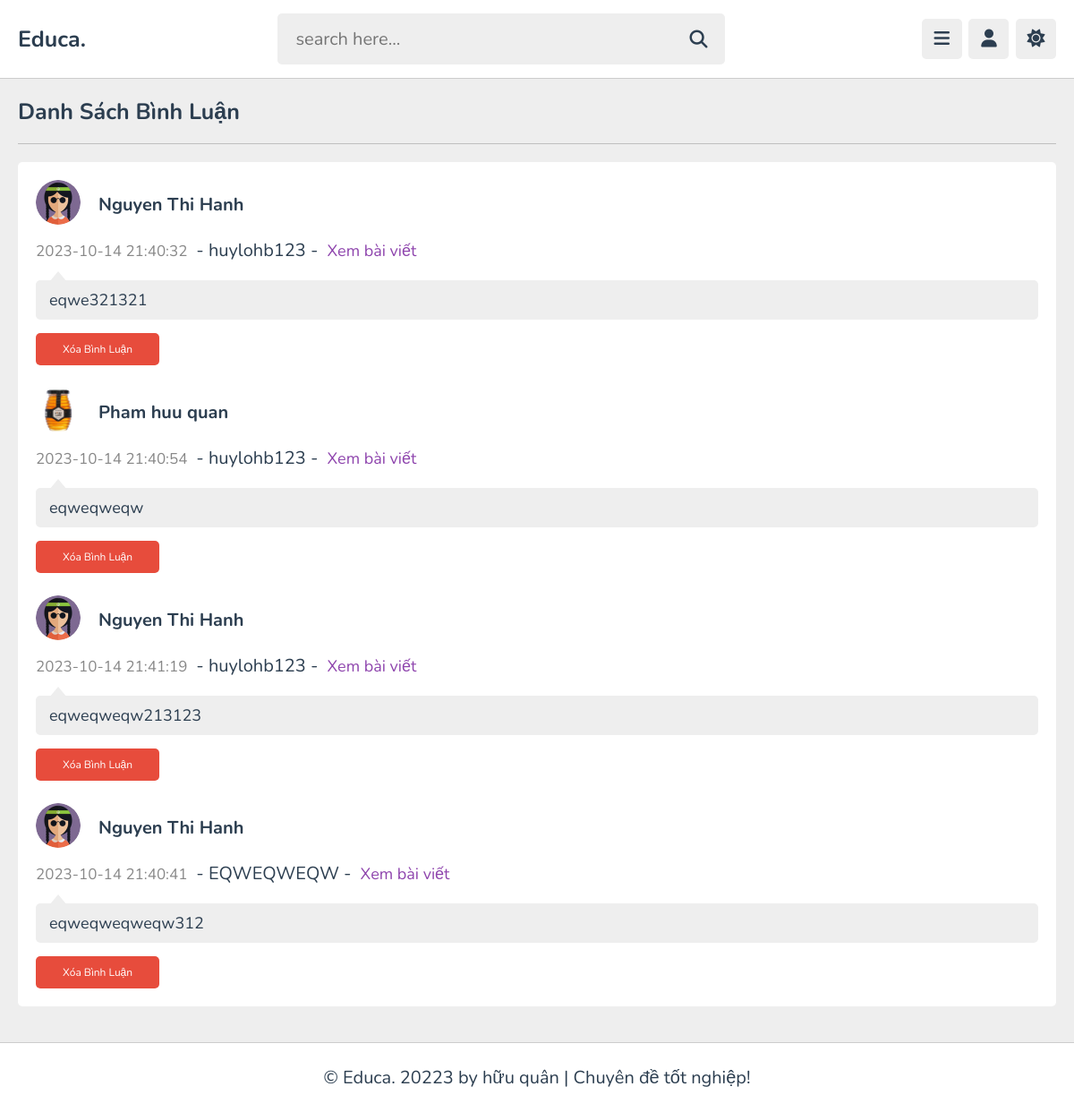
The page /cms/cms_dashboard.php?title=cms_comment (signed in) on the database its author committed.
### tables this page shows
CREATE TABLE `tb_binh_luan` (
  `id_binhluan` int(100) NOT NULL,
  `id_baiviet` int(100) DEFAULT NULL,
  `id_hoclieu` int(11) DEFAULT NULL,
  `id_taikhoan` int(100) NOT NULL,
  `noidung_binhluan` text NOT NULL,
  `ngay_binhluan` datetime NOT NULL
);

CREATE TABLE `tb_tai_khoan` (
  `id_taikhoan` int(11) NOT NULL,
  `tai_khoan` varchar(255) NOT NULL,
  `ten_hien_thi` varchar(255) NOT NULL,
  `mat_khau` varchar(50) NOT NULL,
  `doi_tuong` int(1) NOT NULL DEFAULT 0,
  `ngay_sinh` date DEFAULT NULL,
  `gioi_tinh` int(4) NOT NULL DEFAULT -1,
  `sdt` varchar(12) NOT NULL,
  `hinh_anh` text DEFAULT NULL
);

CREATE TABLE `tb_bai_viet` (
  `id_baiviet` int(11) NOT NULL,
  `id_taikhoan` int(11) DEFAULT NULL,
  `noidung_baivet` text DEFAULT NULL,
  `ten_baiviet` text DEFAULT NULL,
  `mota_baiviet` text DEFAULT NULL,
  `ngaydang_baiviet` datetime DEFAULT NULL,
  `anh_baiviet` text DEFAULT NULL
);

### cms/cmspages/cmsmain/cms_comment.php (the view, shortened to what this page needs)
<section class="comments">
   <h1 class="heading">Danh sách bình luận</h1>
   <div class="show-comments">
   <?php
        $sql = "SELECT tb_binh_luan.*, tb_tai_khoan.hinh_anh, tb_tai_khoan.ten_hien_thi, tb_bai_viet.*
        FROM tb_binh_luan
        JOIN tb_tai_khoan ON tb_binh_luan.id_taikhoan = tb_tai_khoan.id_taikhoan
        JOIN tb_bai_viet ON tb_binh_luan.id_baiviet = tb_bai_viet.id_baiviet";
        $query = mysqli_query($conn, $sql);
        if(mysqli_num_rows($query) > 0){
            while ($row = mysqli_fetch_array($query)) {
    ?>
      <div class="box">
        <div class="tutor">
            <img src="../../../../images/images_user/<?php echo $row['hinh_anh']; ?>" alt="">
                <div class="info">
                        <h3 class="title"><?php echo $row['ten_hien_thi']; ?></h3>
                </div>
        </div>
         <div class="content">
            <span><?php echo $row['ngay_binhluan']; ?></span><p> - <?php echo $row['ten_baiviet']; ?> - </p><a href="cms_dashboard.php?title=cms_post_detail&id_baiviet=<?php echo $row['id_baiviet']?>">Xem bài viết</a>
        </div>
         <p class="text"><?php echo $row['noidung_binhluan']; ?></p>
         <form action="" method="post">
            <button type="submit" name="delete_comment" class="inline-delete-btn" onclick="return confirm('delete this comment?');">Xóa bình luận</button>
         </form>
      </div>
      <?php
            }
        }
      ?>
    </div>
</section>

### cms/cms_dashboard.php (shortened to what this page needs)
<!DOCTYPE html>
<html lang="en">
<head>
   <link rel="stylesheet" href="https://cdnjs.cloudflare.com/ajax/libs/font-awesome/6.2.0/css/all.min.css">
   <link rel="stylesheet" href="./cms_css/style.css">
   <link rel="stylesheet" href="./cms_css/admin_style.css">
</head>
<body>
<?php include 'cmspages/cms_header.php'; ?>
<?php include 'cmspages/cms_main.php'; ?>
<?php include 'cmspages/cms_footer.php'; ?>
</body>
</html>

### cms/cmspages/cms_header.php (shortened to what this page needs)
<header class="header">
   <section class="flex">
      <a href="dashboard.php" class="logo">Educa.</a>
      <form action="search_page.php" method="post" class="search-form">
         <input type="text" name="search" placeholder="search here..." required maxlength="100">
         <button type="submit" class="fas fa-search" name="search_btn"></button>
      </form>
      <div class="icons">
         <div id="menu-btn" class="fas fa-bars"></div>
         <div id="user-btn" class="fas fa-user"></div>
         <div id="toggle-btn" class="fas fa-sun"></div>
      </div>
   </section>
</header>

### cms/cmspages/cms_main.php
<div id="main">
    <div class="maincontent">
        <?php
            if(isset($_GET['title'])){
                $tam = $_GET['title'];
                if($tam == "cms_courses"){
                    include("cmsmain/cms_courses.php");
                }if($tam == "detail_courses"){
                    include("cmsmain/detail_courses.php");
                }if($tam == "edit_courses"){
                    include("cmsmain/edit_courses.php");
                }if($tam == "cms_post"){
                    include("cmsmain/cms_post.php");
                }if($tam == "cms_post_detail"){
                    include("cmsmain/cms_post_detail.php");
                }if($tam == "cms_add_post"){
                    include("cmsmain/cms_add_post.php");
                }if($tam == "cms_comment"){
                    include("cmsmain/cms_comment.php");
                }if($tam == "cms_like"){
                    include("cmsmain/cms_like.php");
                }if($tam == "add_playlist"){
                    include("cmsmain/add_playlist.php");
                }if($tam == "add_courses"){
                    include("cmsmain/add_courses.php");
                }if($tam == "edit_playlist"){
                    include("cmsmain/edit_playlist.php");
                }if($tam == "detail_lesson"){
                    include("cmsmain/detail_lesson.php");
                }if($tam == "edit_post"){
                    include("cmsmain/edit_post.php");
                }
            }else{
                $tam = '';
                include("cmsmain/cms_home_gird.php");
            }
        ?>
    </div>
 </div>

### cms/cmspages/cms_footer.php
<footer class="footer">
   &copy; Educa. 20223 by hữu quân <span></span> | Chuyên đề tốt nghiệp!
</footer>

### cms/cms_css/style.css (style rules this page uses)
:root { --main-color:#8e44ad; --red:#e74c3c; --orange:#f39c12; --light-color:#888; --light-bg:#eee; --black:#2c3e50; --white:#fff; --border:.1rem solid rgba(0,0,0,.2); }
* { font-family: 'Nunito', sans-serif; margin:0; padding:0; box-sizing: border-box; outline: none; border:none; text-decoration: none; }
html { font-size: 62.5%; overflow-x: hidden; }
body { background-color: var(--light-bg); padding-left: 30rem; }
section { padding:2rem; margin: 0 auto; max-width: 1200px; }
.heading { font-size: 2.5rem; color:var(--black); margin-bottom: 2.5rem; border-bottom: var(--border); padding-bottom: 1.5rem; text-transform: capitalize; }
.inline-btn, .inline-option-btn, .inline-delete-btn, .btn, .delete-btn, .option-btn { border-radius: .5rem; color:#fff; font-size: 1.8rem; cursor: pointer; text-transform: capitalize; padding:1rem 3rem; text-align: center; margin-top: 1rem; }
.inline-btn, .inline-option-btn, .inline-delete-btn { display: inline-block; }
.delete-btn, .inline-delete-btn { background-color: var(--red); }
.header { position: sticky; top:0; left:0; right: 0; background-color: var(--white); z-index: 1000; border-bottom: var(--border); }
.header .flex { display: flex; align-items: center; justify-content: space-between; position: relative; padding: 1.5rem 2rem; }
.header .flex .logo { font-size: 2.5rem; color: var(--black); }
.header .flex .search-form { width: 50rem; border-radius: .5rem; background-color: var(--light-bg); padding:1.5rem 2rem; display: flex; gap:2rem; }
.header .flex .search-form input { width: 100%; font-size: 1.8rem; color:var(--black); background:none; }
.header .flex .search-form button { background:none; font-size: 2rem; cursor: pointer; color:var(--black); }
.header .flex .icons div { font-size: 2rem; color:var(--black); background-color: var(--light-bg); border-radius: .5rem; height: 4.5rem; width: 4.5rem; line-height: 4.5rem; cursor: pointer; text-align: center; margin-left: .7rem; }
.footer { background-color: var(--white); border-top: var(--border); position: sticky; bottom: 0; left: 0; right: 0; text-align: center; font-size: 2rem; padding:2.5rem 2rem; color:var(--black); margin-top: 1rem; z-index: 1000; }
@media (max-width:1200px) { body { padding-left: 0; } }

### rows shown on the page
tb_binh_luan: id_taikhoan.hinh_anh (picture), id_taikhoan.ten_hien_thi "Nguyen Thi Hanh", ngay_binhluan "2023-10-14 21:40:32", id_baiviet.ten_baiviet "huylohb123", noidung_binhluan "eqwe321321"
tb_binh_luan: id_taikhoan.hinh_anh (picture), id_taikhoan.ten_hien_thi "Pham huu quan", ngay_binhluan "2023-10-14 21:40:54", id_baiviet.ten_baiviet "huylohb123", noidung_binhluan "eqweqweqw"
tb_binh_luan: id_taikhoan.hinh_anh (picture), id_taikhoan.ten_hien_thi "Nguyen Thi Hanh", ngay_binhluan "2023-10-14 21:41:19", id_baiviet.ten_baiviet "huylohb123", noidung_binhluan "eqweqweqw213123"
tb_binh_luan: id_taikhoan.hinh_anh (picture), id_taikhoan.ten_hien_thi "Nguyen Thi Hanh", ngay_binhluan "2023-10-14 21:40:41", id_baiviet.ten_baiviet "EQWEQWEQW", noidung_binhluan "eqweqweqweqw312"
